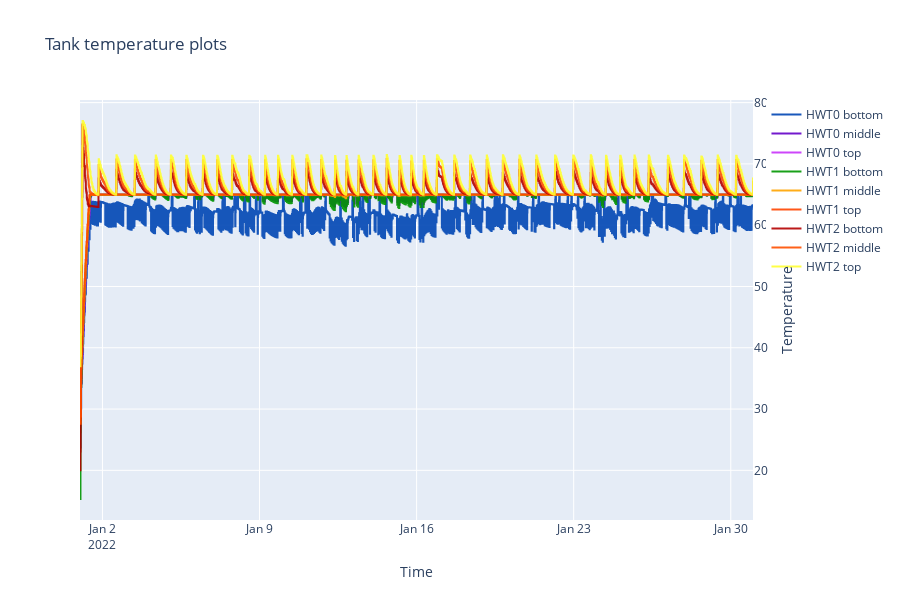

Notebook cell for this chart:
### Code cell
fig = go.Figure()

#---------------------------------------------------------------Tank 0-----------------------------------------------------

for i, col in enumerate(hwt1_cols):
    fig.add_trace(go.Scatter(
        y = df[col],
        x = df.index,
        mode='lines',
        name=['HWT0 bottom', 'HWT0 middle', 'HWT0 top'][i],
        line=dict(color=tank0_colors[i], shape="hv"),
        yaxis='y2'  
    ))

#---------------------------------------------------------------Tank 1-----------------------------------------------------

for i, col in enumerate(hwt2_cols):
    fig.add_trace(go.Scatter(
        y = df[col],
        x = df.index,
        mode='lines',
        name=['HWT1 bottom', 'HWT1 middle', 'HWT1 top'][i],
        line=dict(color=tank1_colors[i], shape="hv"),
        yaxis='y2'  
    ))

#---------------------------------------------------------------Tank 2-----------------------------------------------------

for i, col in enumerate(hwt3_cols):
    fig.add_trace(go.Scatter(
        y = df[col],
        x = df.index,
        mode='lines',
        name=['HWT2 bottom', 'HWT2 middle', 'HWT2 top'][i],
        line=dict(color=tank2_colors[i], shape="hv"),
        yaxis='y2'  
    ))
#------------------------------------------------------------------------------------------------------
fig.update_layout(
    height=600,  # Total height of the figure
    showlegend=True,
    title = 'Tank temperature plots',
    xaxis=dict(title='Time'),
    yaxis=dict(title='Power in W'),
    yaxis2=dict(
        title='Temperature',
        overlaying='y',  # Overlay y-axis for second subplot
        side='right',
        anchor='free',
        position=1
    ),
    yaxis3 = dict(title='uptime in minutes',
        overlaying='y',  # Overlay y-axis for second subplot
        side='right',
        anchor='free',
        position=1)
)

fig.show()

### Figure 1 — Plotly figure (JSON) as saved in the notebook; plotly's stock layout.template omitted (floating-point values rounded to 4 significant figures; data arrays with more than 128 entries replaced by an {"elided": "..."} marker saying what was removed)
{"data": [{"line": {"color": "rgba(0, 70, 180, 0.9)", "shape": "hv"}, "mode": "lines", "name": "HWT0 bottom", "type": "scatter", "x": {"elided": "2880 str values"}, "y": {"elided": "2880 float values"}, "yaxis": "y2"}, {"line": {"color": "rgba(100, 0, 200, 0.9)", "shape": "hv"}, "mode": "lines", "name": "HWT0 middle", "type": "scatter", "x": {"elided": "2880 str values"}, "y": {"elided": "2880 float values"}, "yaxis": "y2"}, {"line": {"color": "rgba(200, 50, 250, 0.9)", "shape": "hv"}, "mode": "lines", "name": "HWT0 top", "type": "scatter", "x": {"elided": "2880 str values"}, "y": {"elided": "2880 float values"}, "yaxis": "y2"}, {"line": {"color": "rgba(0, 150, 0, 0.9)", "shape": "hv"}, "mode": "lines", "name": "HWT1 bottom", "type": "scatter", "x": {"elided": "2880 str values"}, "y": {"elided": "2880 float values"}, "yaxis": "y2"}, {"line": {"color": "rgba(255, 165, 0, 0.9)", "shape": "hv"}, "mode": "lines", "name": "HWT1 middle", "type": "scatter", "x": {"elided": "2880 str values"}, "y": {"elided": "2880 float values"}, "yaxis": "y2"}, {"line": {"color": "rgba(255, 69, 0, 0.9)", "shape": "hv"}, "mode": "lines", "name": "HWT1 top", "type": "scatter", "x": {"elided": "2880 str values"}, "y": {"elided": "2880 float values"}, "yaxis": "y2"}, {"line": {"color": "rgba(180, 0, 0, 0.9)", "shape": "hv"}, "mode": "lines", "name": "HWT2 bottom", "type": "scatter", "x": {"elided": "2880 str values"}, "y": {"elided": "2880 float values"}, "yaxis": "y2"}, {"line": {"color": "rgba(255, 80, 0, 0.9)", "shape": "hv"}, "mode": "lines", "name": "HWT2 middle", "type": "scatter", "x": {"elided": "2880 str values"}, "y": {"elided": "2880 float values"}, "yaxis": "y2"}, {"line": {"color": "rgba(255, 255, 50, 0.9)", "shape": "hv"}, "mode": "lines", "name": "HWT2 top", "type": "scatter", "x": {"elided": "2880 str values"}, "y": {"elided": "2880 float values"}, "yaxis": "y2"}], "layout": {"height": 600, "showlegend": true, "title": {"text": "Tank temperature plots"}, "xaxis": {"title": {"text": "Time"}}, "yaxis": {"title": {"text": "Power in W"}}, "yaxis2": {"anchor": "free", "overlaying": "y", "position": 1, "side": "right", "title": {"text": "Temperature"}}, "yaxis3": {"anchor": "free", "overlaying": "y", "position": 1, "side": "right", "title": {"text": "uptime in minutes"}}}}
